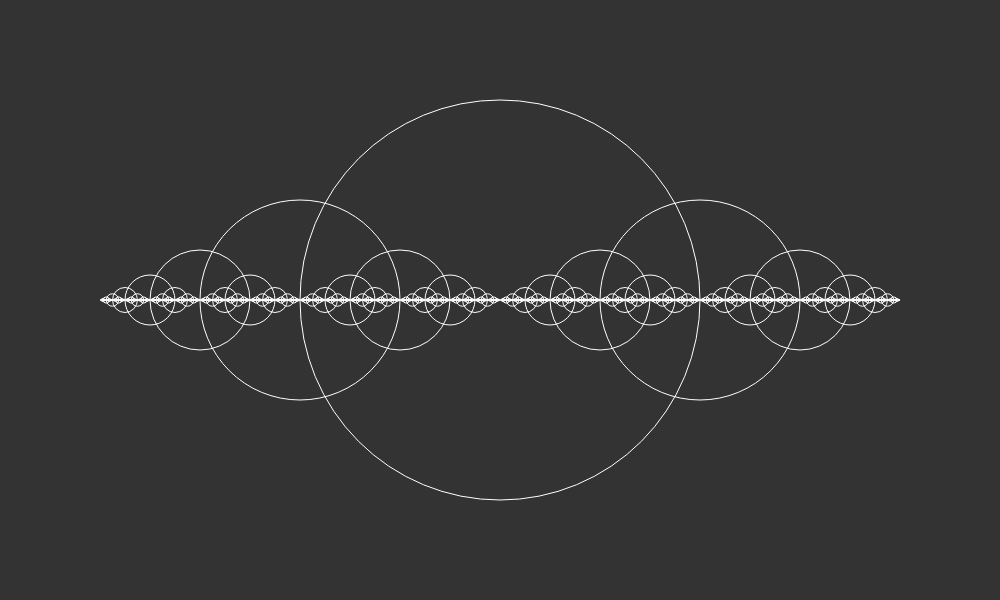
Frame 1 (no input)
Frame 60 (no input): identical to frame 1, image omitted
Frame 120 (the mouse pressed at the canvas centre since frame 60): identical to frame 1, image omitted

The p5.js sketch that drew this single still picture (run headless with seeded random() and noise() and a simulated clock; from frame 60 on, the mouse is pressed at the canvas centre):

// p5.js sketch
// ── sketch.js
// The Nature of Code
// Daniel Shiffman
// http://natureofcode.com

/**
 * generates Simple Recursion
 *
 */
function setup() {
  background(51);
  createCanvas(1000, 600);
}

function draw() {
  background(51);
  drawCircle(width / 2, height / 2, 400);
  //noLoop();
}

// Recursive function
function drawCircle(x, y, r) {
  stroke(255);
  noFill();

  ellipse(x, y, r, r);
  //rect(x, y, r, r);
  if (r > 1) {
    // Now we draw two more circles, one to the left
    // and one to the right
    drawCircle(x + r / 2, y, r / 2);
    drawCircle(x - r / 2, y, r / 2);
  }
}
